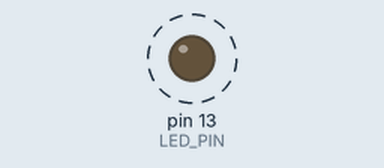
Bench run of a sketch on a simulated Arduino Uno, built with avr-gcc and run on an emulated ATmega328P. Shown: output pins drawn as LEDs (lit = HIGH). Dashed ring = blinking. What the sketch prints to the serial monitor is not drawn.

Above: at 0.8 s.
Timing chart, 0 to 3.0 s (numbered marks = the images above):
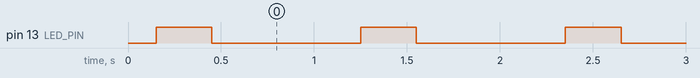

Measured:
- by itself, pin 13 (LED_PIN): alternates HIGH for 0.30 s and LOW for 0.80 s

The sketch:

exp6-0-2.ino
```cpp
#define LED_PIN 13

// Variáveis para o LED (Exercício 6.0.1)
unsigned long startMicros = 0;

// Variáveis para o Cronômetro Serial
unsigned long lastSerialMillis = 0;

void setup() {
  pinMode(LED_PIN, OUTPUT);
  Serial.begin(115200);
}

void loop() {
  unsigned long currentMillis = millis();
  unsigned long currentMicros = micros();

  // --- Lógica do LED (micros) ---
  unsigned long elapsedLED = currentMicros - startMicros;
  if (elapsedLED < 300000) {
    analogWrite(LED_PIN, map(elapsedLED, 0, 300000, 0, 255));
  } else if (elapsedLED < 600000) {
    analogWrite(LED_PIN, map(elapsedLED, 300000, 600000, 255, 0));
  } else if (elapsedLED < 1100000) {
    analogWrite(LED_PIN, 0);
  } else {
    startMicros = currentMicros;
  }

  // --- Lógica do Cronômetro Serial (millis) ---
  if (currentMillis - lastSerialMillis >= 1000) {
    lastSerialMillis = currentMillis;

    unsigned long totalSegundos = currentMillis / 1000;
    int minutos = totalSegundos / 60;
    int segundos = totalSegundos % 60;

    Serial.print("Tempo de Execucao: ");
    if (minutos < 10) Serial.print("0");
    Serial.print(minutos);
    Serial.print(":");
    if (segundos < 10) Serial.print("0");
    Serial.println(segundos);
  }
}
```
